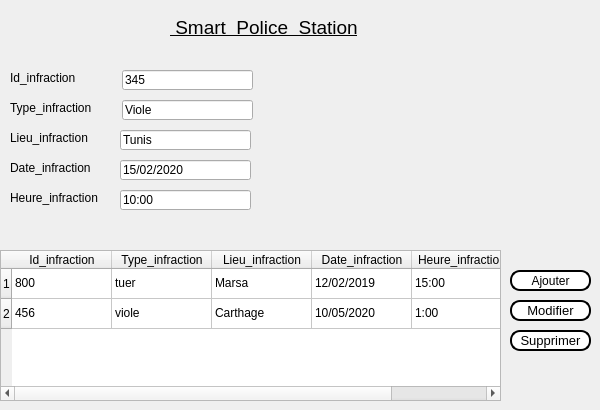
      <widget class="QWidget" name="tab_7">
       <attribute name="icon">
        <iconset>
         <normaloff>../../Downloads/infraction.png</normaloff>../../Downloads/infraction.png</iconset>
       </attribute>
       <attribute name="title">
        <string>Détenus </string>
       </attribute>
       <widget class="QPushButton" name="supprimersalaries_10">
        <property name="geometry">
         <rect>
          <x>510</x>
          <y>330</y>
          <width>81</width>
          <height>21</height>
         </rect>
        </property>
        <property name="font">
         <font>
          <family>Arial</family>
          <pointsize>10</pointsize>
          <weight>50</weight>
          <bold>false</bold>
         </font>
        </property>
        <property name="styleSheet">
         <string notr="true">background-color:white; 
color:black; 
border-style:outset ; 
border-width:2px ; 
border-radius:10px;</string>
        </property>
        <property name="text">
         <string>Supprimer</string>
        </property>
       </widget>
       <widget class="QLabel" name="policou_17">
        <property name="geometry">
         <rect>
          <x>170</x>
          <y>10</y>
          <width>351</width>
          <height>35</height>
         </rect>
        </property>
        <property name="sizePolicy">
         <sizepolicy hsizetype="Preferred" vsizetype="Maximum">
          <horstretch>0</horstretch>
          <verstretch>0</verstretch>
         </sizepolicy>
        </property>
        <property name="font">
         <font>
          <family>Arial</family>
          <pointsize>14</pointsize>
          <weight>50</weight>
          <bold>false</bold>
          <underline>true</underline>
         </font>
        </property>
        <property name="text">
         <string> Smart  Police  Station</string>
        </property>
        <property name="textFormat">
         <enum>Qt::PlainText</enum>
        </property>
       </widget>
       <widget class="QPushButton" name="modifiersalaries_10">
        <property name="geometry">
         <rect>
          <x>510</x>
          <y>300</y>
          <width>81</width>
          <height>21</height>
         </rect>
        </property>
        <property name="font">
         <font>
          <family>Arial</family>
          <pointsize>10</pointsize>
          <weight>50</weight>
          <bold>false</bold>
         </font>
        </property>
        <property name="styleSheet">
         <string notr="true">background-color:white; 
color:black; 
border-style:outset ; 
border-width:2px ; 
border-radius:10px;</string>
        </property>
        <property name="text">
         <string>Modifier</string>
        </property>
       </widget>
       <widget class="QLabel" name="label_9">
        <property name="geometry">
         <rect>
          <x>10</x>
          <y>160</y>
          <width>121</width>
          <height>16</height>
         </rect>
        </property>
        <property name="text">
         <string>Date_infraction</string>
        </property>
       </widget>
       <widget class="QLineEdit" name="lineEdit_4">
        <property name="geometry">
         <rect>
          <x>122</x>
          <y>100</y>
          <width>131</width>
          <height>20</height>
         </rect>
        </property>
        <property name="text">
         <string>Viole</string>
        </property>
       </widget>
       <widget class="QLabel" name="label_13">
        <property name="geometry">
         <rect>
          <x>10</x>
          <y>190</y>
          <width>121</width>
          <height>16</height>
         </rect>
        </property>
        <property name="text">
         <string>Heure_infraction</string>
        </property>
       </widget>
       <widget class="QLabel" name="label_14">
        <property name="geometry">
         <rect>
          <x>10</x>
          <y>100</y>
          <width>101</width>
          <height>16</height>
         </rect>
        </property>
        <property name="text">
         <string>Type_infraction</string>
        </property>
       </widget>
       <widget class="QLineEdit" name="lineEdit_7">
        <property name="geometry">
         <rect>
          <x>120</x>
          <y>160</y>
          <width>131</width>
          <height>20</height>
         </rect>
        </property>
        <property name="text">
         <string>15/02/2020</string>
        </property>
       </widget>
       <widget class="QLabel" name="label_27">
        <property name="geometry">
         <rect>
          <x>10</x>
          <y>70</y>
          <width>81</width>
          <height>16</height>
         </rect>
        </property>
        <property name="text">
         <string>Id_infraction </string>
        </property>
       </widget>
       <widget class="QLineEdit" name="lineEdit_10">
        <property name="geometry">
         <rect>
          <x>120</x>
          <y>130</y>
          <width>131</width>
          <height>20</height>
         </rect>
        </property>
        <property name="text">
         <string>Tunis</string>
        </property>
       </widget>
       <widget class="QLabel" name="label_28">
        <property name="geometry">
         <rect>
          <x>10</x>
          <y>130</y>
          <width>101</width>
          <height>16</height>
         </rect>
        </property>
        <property name="text">
         <string>Lieu_infraction</string>
        </property>
       </widget>
       <widget class="QLineEdit" name="lineEdit_11">
        <property name="geometry">
         <rect>
          <x>120</x>
          <y>190</y>
          <width>131</width>
          <height>20</height>
         </rect>
        </property>
        <property name="text">
         <string>10:00</string>
        </property>
       </widget>
       <widget class="QLineEdit" name="lineEdit_12">
        <property name="geometry">
         <rect>
          <x>122</x>
          <y>70</y>
          <width>131</width>
          <height>20</height>
         </rect>
        </property>
        <property name="text">
         <string>345</string>
        </property>
       </widget>
       <widget class="QTableWidget" name="tableWidget">
        <property name="geometry">
         <rect>
          <x>0</x>
          <y>250</y>
          <width>501</width>
          <height>151</height>
         </rect>
        </property>
        <row>
         <property name="text">
          <string>1</string>
         </property>
        </row>
        <row>
         <property name="text">
          <string>2</string>
         </property>
        </row>
        <column>
         <property name="text">
          <string>Id_infraction</string>
         </property>
        </column>
        <column>
         <property name="text">
          <string>Type_infraction</string>
         </property>
        </column>
        <column>
         <property name="text">
          <string>Lieu_infraction</string>
         </property>
        </column>
        <column>
         <property name="text">
          <string>Date_infraction</string>
         </property>
        </column>
        <column>
         <property name="text">
          <string>Heure_infraction</string>
         </property>
        </column>
        <item row="0" column="0">
         <property name="text">
          <string>800</string>
         </property>
        </item>
        <item row="0" column="1">
         <property name="text">
          <string>tuer </string>
         </property>
        </item>
        <item row="0" column="2">
         <property name="text">
          <string>Marsa</string>
         </property>
        </item>
        <item row="0" column="3">
         <property name="text">
          <string>12/02/2019</string>
         </property>
        </item>
        <item row="0" column="4">
         <property name="text">
          <string>15:00</string>
         </property>
        </item>
        <item row="1" column="0">
         <property name="text">
          <string>456</string>
         </property>
        </item>
        <item row="1" column="1">
         <property name="text">
          <string>viole</string>
         </property>
        </item>
        <item row="1" column="2">
         <property name="text">
          <string>Carthage</string>
         </property>
        </item>
        <item row="1" column="3">
         <property name="text">
          <string>10/05/2020</string>
         </property>
        </item>
        <item row="1" column="4">
         <property name="text">
          <string>1:00</string>
         </property>
        </item>
       </widget>
       <widget class="QPushButton" name="Ajoutersalaries_16">
        <property name="geometry">
         <rect>
          <x>510</x>
          <y>270</y>
          <width>81</width>
          <height>21</height>
         </rect>
        </property>
        <property name="styleSheet">
         <string notr="true">background-color:white; 
color:black; 
border-style:outset ; 
border-width:2px ; 
border-radius:10px;</string>
        </property>
        <property name="text">
         <string>Ajouter</string>
        </property>
       </widget>
      </widget>
